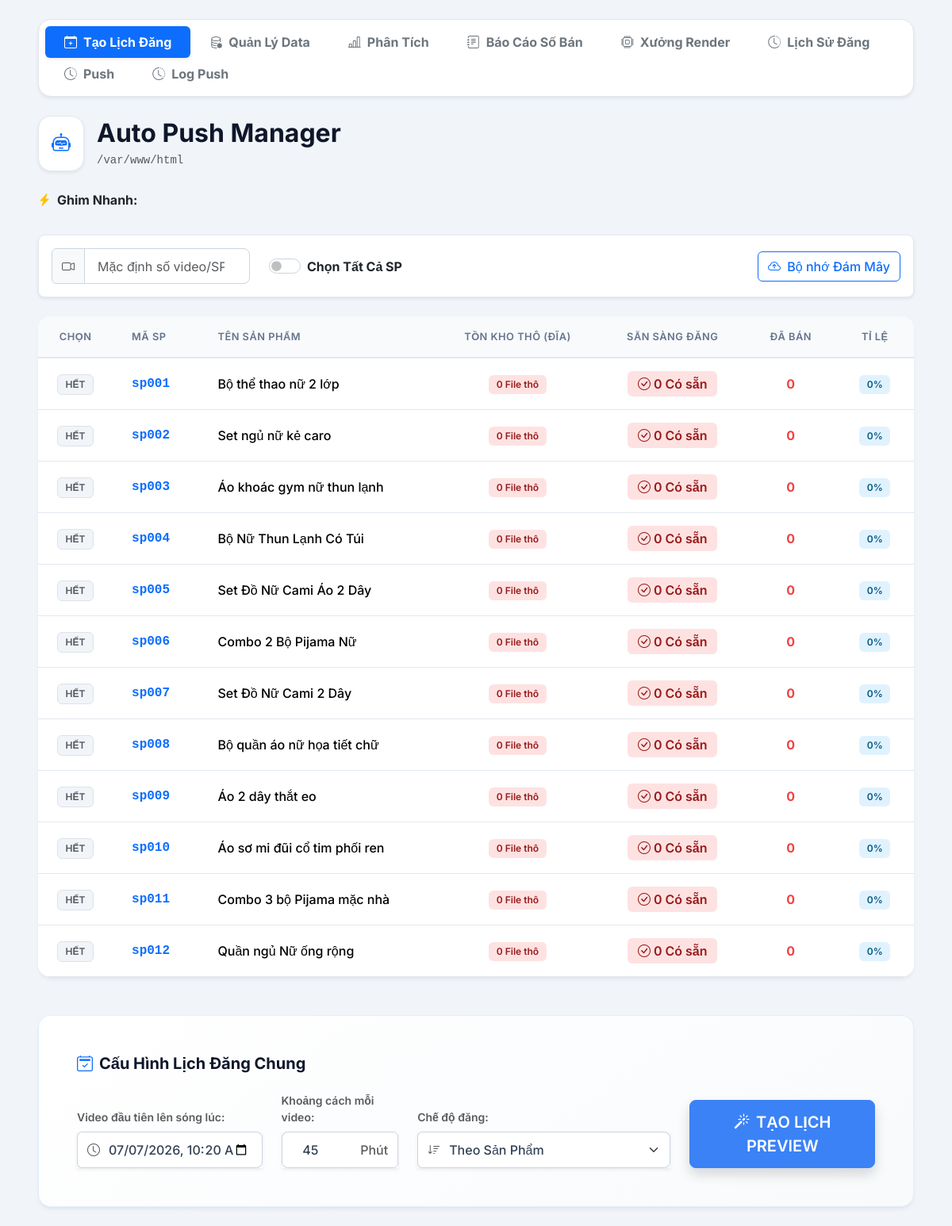
The page / on the database its author committed.
### tables this page shows
CREATE TABLE products (
    product_id VARCHAR(50) PRIMARY KEY,
    item_id VARCHAR(100),
    name VARCHAR(255) NOT NULL,
    caption TEXT,
    created_at DATETIME DEFAULT CURRENT_TIMESTAMP,
    units_sold INT DEFAULT 0
);

### web/index.php (the view, shortened to what this page needs)
<?php
require 'core/db.php';
$stmt = $pdo->query("SELECT product_id, name, units_sold FROM products ORDER BY created_at DESC");
$products = $stmt->fetchAll();
$suggested_time = date('Y-m-d\TH:i', strtotime('+1 hour'));
$mac_base_path = getenv('MAC_BASE_PATH') ?: '/var/www/html';
$ready_map = [];
foreach ($products as $p_row) {
    $pid = $p_row['product_id'];
    $ready_map[$pid] = [];
}
$active_tab = "index";
require 'includes/header.php';
?>
<link rel="stylesheet" href="assets/style.css">
<div class="d-flex align-items-center mb-4">
    <div class="bg-white p-3 rounded-4 me-3 shadow-sm text-primary border" style="border-color: #e2e8f0 !important;">
        <i class="bi bi-robot fs-4"></i>
    </div>
    <div>
        <h2 class="fw-bold mb-1" style="color: #0f172a;">Auto Push Manager</h2>
        <p class="text-muted mb-0 font-monospace small"><?= htmlspecialchars($mac_base_path) ?></p>
    </div>
</div>
<div class="mb-4">
    <div class="d-flex align-items-center mb-2">
        <i class="bi bi-lightning-charge-fill text-warning me-2"></i>
        <span class="fw-bold text-dark fs-6">Ghim Nhanh:</span>
    </div>
</div>
<div class="d-flex flex-wrap justify-content-between align-items-center mb-4 bg-white p-3 rounded-3 shadow-sm border" style="border-color: #e2e8f0 !important;">
    <div class="d-flex flex-wrap gap-4 align-items-center mb-2 mb-md-0">
        <div class="input-group" style="max-width: 250px;">
            <span class="input-group-text bg-light text-muted"><i class="bi bi-camera-video"></i></span>
            <input type="number" id="default_random_count" class="form-control" placeholder="Mặc định số video/SP" min="1">
        </div>
        <div class="form-check form-switch fs-5 mb-0 d-flex align-items-center">
            <input class="form-check-input shadow-none mt-0 me-2" type="checkbox" id="selectAll" onchange="toggleSelectAll()" style="cursor: pointer;">
            <label class="form-check-label fs-6 fw-bold text-dark" for="selectAll" style="cursor: pointer;">Chọn Tất Cả SP</label>
        </div>
    </div>
    <div class="d-flex gap-2">
        <button type="button" class="btn btn-outline-primary fw-medium" data-bs-toggle="modal" data-bs-target="#memoryModal">
            <i class="bi bi-cloud-arrow-up me-1"></i> Bộ nhớ Đám Mây
        </button>
    </div>
</div>
<form action="process.php" method="POST">
    <div class="dashboard-card mb-5">
        <div class="table-responsive">
            <table class="table mb-0 align-middle">
                <thead>
                    <tr>
                        <th class="text-center" style="width: 60px;">Chọn</th>
                        <th>Mã SP</th>
                        <th>Tên Sản Phẩm</th>
                        <th class="text-center">Tồn Kho Thô (Đĩa)</th>
                        <th class="text-center">Sẵn Sàng Đăng</th>
                        <th class="text-center">Đã Bán</th>
                        <th class="text-center">Tỉ Lệ</th>
                    </tr>
                </thead>
                <tbody>
                    <?php foreach ($products as $row):
                        $pid = $row['product_id'];
                        $ready_files = $ready_map[$pid] ?? [];
                        $ready_count = count($ready_files);
                        $stock_count = 0;
                        $stmt_posted = $pdo->prepare("SELECT COUNT(*) FROM processed_videos WHERE product_id = ? AND status IN ('pushed', 'used')");
                        $stmt_posted->execute([$pid]);
                        $posted_count = (int)$stmt_posted->fetchColumn();
                        $conversion_rate = $posted_count > 0 ? round(($row['units_sold'] / $posted_count) * 100, 2) : 0;
                    ?>
                    <tr>
                        <td class="text-center">
                            <?php if ($ready_count > 0): ?>
                                <input class="form-check-input shadow-none" type="checkbox" id="check_<?= $pid ?>" name="selected_products[]" value="<?= $pid ?>" onchange="toggleProductSelect('<?= $pid ?>')">
                            <?php else: ?>
                                <span class="badge bg-soft-secondary text-muted border">HẾT</span>
                            <?php endif; ?>
                        </td>
                        <td class="fw-bold text-primary font-monospace"><?= $pid ?></td>
                        <td class="fw-medium"><?= htmlspecialchars($row['name']) ?></td>
                        <td class="text-center">
                            <span class="badge <?= $stock_count > 0 ? 'bg-soft-secondary text-dark' : 'bg-soft-danger' ?>">
                                <?= $stock_count ?> File thô
                            </span>
                        </td>
                        <td class="text-center">
                            <span class="badge <?= $ready_count > 0 ? 'bg-soft-success' : 'bg-soft-danger' ?> fs-6">
                                <i class="bi bi-check-circle me-1"></i><?= $ready_count ?> Có sẵn
                            </span>
                        </td>
                        <td class="text-center fw-bold" style="color: #ef4444;"><?= number_format($row['units_sold']) ?></td>
                        <td class="text-center">
                            <span class="badge bg-soft-info"><?= $conversion_rate ?>%</span>
                        </td>
                    </tr>
                    <?php endforeach; ?>
                </tbody>
            </table>
        </div>
    </div>
    <div class="dashboard-card border border-primary border-opacity-10 p-4 p-md-5" style="background: linear-gradient(145deg, #ffffff, #f8fafc);">
        <h5 class="fw-bold mb-4" style="color: #0f172a;"><i class="bi bi-calendar2-check text-primary me-2"></i>Cấu Hình Lịch Đăng Chung</h5>
        <div class="row g-4 align-items-end">
            <div class="col-md-4 col-lg-3">
                <label class="form-label fw-semibold text-muted small mb-2">Video đầu tiên lên sóng lúc:</label>
                <div class="input-group shadow-sm">
                    <span class="input-group-text bg-white border-end-0 text-muted"><i class="bi bi-clock"></i></span>
                    <input type="datetime-local" name="global_start_time" required class="form-control border-start-0 ps-0 fw-medium" value="<?= $suggested_time ?>">
                </div>
            </div>
            <div class="col-md-3 col-lg-2">
                <label class="form-label fw-semibold text-muted small mb-2">Khoảng cách mỗi video:</label>
                <div class="input-group shadow-sm">
                    <input type="number" name="global_interval" value="45" required class="form-control border-end-0 fw-medium text-center">
                    <span class="input-group-text bg-white text-muted small fw-medium">Phút</span>
                </div>
            </div>
            <div class="col-md-5 col-lg-4">
                <label class="form-label fw-semibold text-muted small mb-2">Chế độ đăng:</label>
                <div class="input-group shadow-sm">
                    <span class="input-group-text bg-white border-end-0 text-muted"><i class="bi bi-sort-down"></i></span>
                    <select name="global_sort_mode" class="form-select border-start-0 ps-0 fw-medium">
                        <option value="by_product" selected>Theo Sản Phẩm</option>
                    </select>
                </div>
            </div>
            <div class="col-md-12 col-lg-3 text-lg-end mt-4 mt-lg-0">
                <button type="submit" class="btn btn-primary btn-lg w-100 shadow"><i class="bi bi-magic me-2"></i>TẠO LỊCH PREVIEW</button>
            </div>
        </div>
    </div>
</form>
<?php require 'includes/footer.php'; ?>

### web/includes/header.php (shortened to what this page needs)
<!DOCTYPE html>
<html lang="vi">
<head>
    <link href="https://cdn.jsdelivr.net/npm/bootstrap@5.3.2/dist/css/bootstrap.min.css" rel="stylesheet">
    <link rel="stylesheet" href="https://cdn.jsdelivr.net/npm/bootstrap-icons@1.11.1/font/bootstrap-icons.css">
    <link rel="stylesheet" href="style.css?v=1.0">
</head>
<body class="py-4">
<div class="container-fluid px-4 px-lg-5 max-w-7xl mx-auto">
    <ul class="nav nav-pills mb-4 bg-white p-2 rounded-4 shadow-sm border" style="border-color: #e2e8f0 !important;">
        <li class="nav-item">
            <a class="nav-link <?= $active_tab === 'index' ? 'active shadow-sm' : 'text-secondary' ?> fw-bold px-4" href="index.php">
                <i class="bi bi-calendar-plus me-2"></i>Tạo Lịch Đăng
            </a>
        </li>
        <li class="nav-item">
            <a class="nav-link <?= $active_tab === 'manage' ? 'active shadow-sm' : 'text-secondary' ?> fw-bold px-4" href="manage.php">
                <i class="bi bi-database-gear me-2"></i>Quản Lý Data
            </a>
        </li>
        <li class="nav-item">
            <a class="nav-link <?= $active_tab === 'analytics' ? 'active shadow-sm' : 'text-secondary' ?> fw-bold px-4" href="analytics.php">
                <i class="bi bi-bar-chart-line me-2"></i>Phân Tích
            </a>
        </li>
        <li class="nav-item">
            <a class="nav-link <?= $active_tab === 'sales_report' ? 'active shadow-sm' : 'text-secondary' ?> fw-bold px-4" href="sales_report.php">
                <i class="bi bi-journal-text me-2"></i>Báo Cáo Số Bán
            </a>
        </li>
        <li class="nav-item">
            <a class="nav-link <?= $active_tab === 'pre_process' ? 'active shadow-sm' : 'text-secondary' ?> fw-bold px-4" href="pre_process.php">
                <i class="bi bi-cpu me-2"></i>Xưởng Render
            </a>
        </li>
        <li class="nav-item">
            <a class="nav-link <?= $active_tab === 'publish_history' ? 'active shadow-sm' : 'text-secondary' ?> fw-bold px-4" href="publish_history.php">
                <i class="bi bi-clock-history me-2"></i>Lịch Sử Đăng
            </a>
        </li>
        <li class="nav-item">
            <a class="nav-link <?= $active_tab === 'publish' ? 'active shadow-sm' : 'text-secondary' ?> fw-bold px-4" href="publish.php">
                <i class="bi bi-clock-history me-2"></i>Push
            </a>
        </li>
        <li class="nav-item">
            <a class="nav-link <?= $active_tab === 'logs-push' ? 'active shadow-sm' : 'text-secondary' ?> fw-bold px-4" href="logs-push.php">
                <i class="bi bi-clock-history me-2"></i>Log Push
            </a>
        </li>
    </ul>

### web/includes/footer.php
</div> <script src="https://cdn.jsdelivr.net/npm/bootstrap@5.3.2/dist/js/bootstrap.bundle.min.js"></script>
</body>
</html>

### web/assets/style.css (style rules this page uses)
:root { --primary-color: #3b82f6; --primary-hover: #2563eb; --bg-color: #f1f5f9; --text-main: #334155; --border-color: #e2e8f0; }
body { background-color: var(--bg-color); font-family: 'Inter', sans-serif; color: var(--text-main); padding-bottom: 3rem; }
.dashboard-card { background: #ffffff; border: none; border-radius: 16px; box-shadow: 0 4px 6px -1px rgba(0,0,0,0.05), 0 2px 4px -2px rgba(0,0,0,0.05); overflow: hidden; }
.table > :not(caption) > * > * { padding: 1rem 1.5rem; border-bottom-color: var(--border-color); vertical-align: middle; }
.table thead th { font-size: 0.8rem; text-transform: uppercase; letter-spacing: 0.5px; color: #64748b; background-color: #f8fafc; font-weight: 600; border-bottom: 2px solid var(--border-color) !important; }
.table tbody tr { transition: background-color 0.2s ease; }
.badge { font-weight: 600; padding: 0.5em 0.8em; border-radius: 6px; font-size: 0.75rem; }
.bg-soft-danger { background-color: #fee2e2; color: #991b1b; }
.bg-soft-info { background-color: #e0f2fe; color: #075985; }
.bg-soft-secondary { background-color: #f1f5f9; color: #64748b; }
.form-control, .form-select { border-radius: 8px; border: 1px solid #cbd5e1; padding: 0.6rem 1rem; transition: all 0.2s; color: var(--text-main); }
.input-group-text { background-color: #f8fafc; border-color: #cbd5e1; color: #64748b; }
.btn-primary { background-color: var(--primary-color); border-color: var(--primary-color); border-radius: 8px; font-weight: 600; padding: 0.75rem 1.5rem; transition: all 0.2s; box-shadow: 0 4px 6px -1px rgba(59, 130, 246, 0.3); }
.form-check-input { width: 1.2rem; height: 1.2rem; border-color: #cbd5e1; cursor: pointer; }

### rows shown on the page
products: shows "HẾT", product_id "sp001", name "Bộ thể thao nữ 2 lớp", stock_count "0", product_id "0", units_sold "0", conversion_rate "0"
products: shows "HẾT", product_id "sp002", name "Set ngủ nữ kẻ caro", stock_count "0", product_id "0", units_sold "0", conversion_rate "0"
products: shows "HẾT", product_id "sp003", name "Áo khoác gym nữ thun lạnh", stock_count "0", product_id "0", units_sold "0", conversion_rate "0"
products: shows "HẾT", product_id "sp004", name "Bộ Nữ Thun Lạnh Có Túi", stock_count "0", product_id "0", units_sold "0", conversion_rate "0"
products: shows "HẾT", product_id "sp005", name "Set Đồ Nữ Cami Áo 2 Dây", stock_count "0", product_id "0", units_sold "0", conversion_rate "0"
products: shows "HẾT", product_id "sp006", name "Combo 2 Bộ Pijama Nữ", stock_count "0", product_id "0", units_sold "0", conversion_rate "0"
products: shows "HẾT", product_id "sp007", name "Set Đồ Nữ Cami 2 Dây", stock_count "0", product_id "0", units_sold "0", conversion_rate "0"
products: shows "HẾT", product_id "sp008", name "Bộ quần áo nữ họa tiết chữ", stock_count "0", product_id "0", units_sold "0", conversion_rate "0"
products: shows "HẾT", product_id "sp009", name "Áo 2 dây thắt eo", stock_count "0", product_id "0", units_sold "0", conversion_rate "0"
products: shows "HẾT", product_id "sp010", name "Áo sơ mi đũi cổ tim phối ren", stock_count "0", product_id "0", units_sold "0", conversion_rate "0"
products: shows "HẾT", product_id "sp011", name "Combo 3 bộ Pijama mặc nhà", stock_count "0", product_id "0", units_sold "0", conversion_rate "0"
products: shows "HẾT", product_id "sp012", name "Quần ngủ Nữ ống rộng", stock_count "0", product_id "0", units_sold "0", conversion_rate "0"

### other values the page prints
$mac_base_path "/var/www/html"
